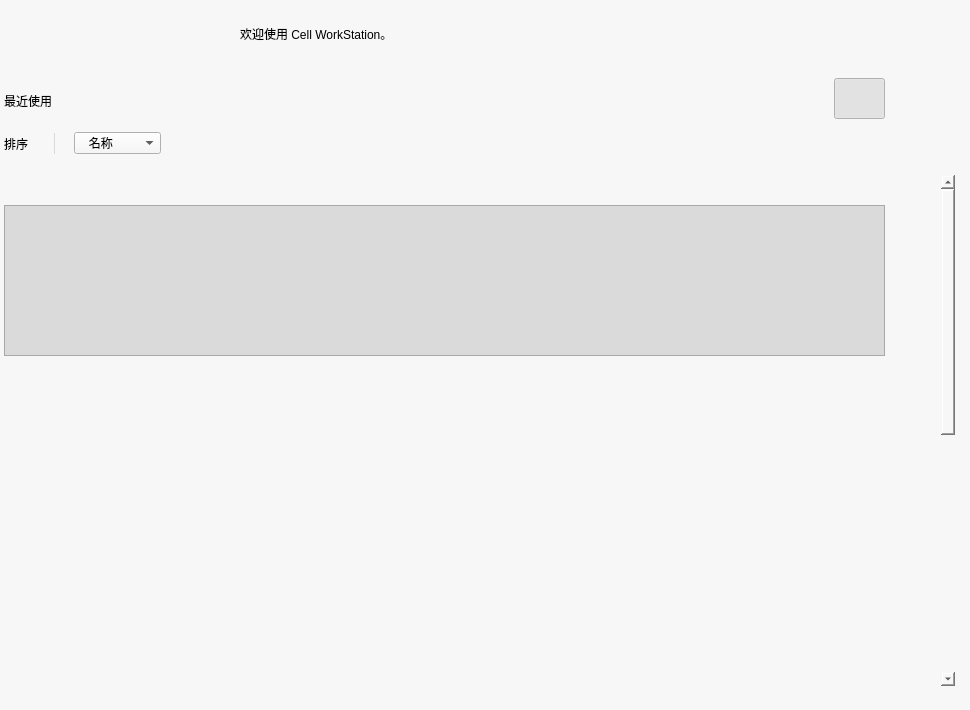
<?xml version="1.0" encoding="UTF-8"?>
<ui version="4.0">
 <class>HomePageWidget</class>
 <widget class="QWidget" name="HomePageWidget">
  <property name="geometry">
   <rect>
    <x>0</x>
    <y>0</y>
    <width>970</width>
    <height>710</height>
   </rect>
  </property>
  <property name="windowTitle">
   <string>Form</string>
  </property>
  <property name="styleSheet">
   <string notr="true">background-color: rgb(247, 247, 247);</string>
  </property>
  <widget class="QLabel" name="label_recentPJ">
   <property name="geometry">
    <rect>
     <x>4</x>
     <y>85</y>
     <width>131</width>
     <height>31</height>
    </rect>
   </property>
   <property name="text">
    <string>最近使用</string>
   </property>
  </widget>
  <widget class="QPushButton" name="Btn_grid">
   <property name="geometry">
    <rect>
     <x>834</x>
     <y>78</y>
     <width>51</width>
     <height>41</height>
    </rect>
   </property>
   <property name="styleSheet">
    <string notr="true">border-image: url(:/images/Share/images/MainWindowGrid2.png);</string>
   </property>
   <property name="text">
    <string/>
   </property>
   <property name="checkable">
    <bool>true</bool>
   </property>
   <property name="checked">
    <bool>true</bool>
   </property>
   <property name="flat">
    <bool>true</bool>
   </property>
  </widget>
  <widget class="QPushButton" name="Btn_list">
   <property name="geometry">
    <rect>
     <x>904</x>
     <y>78</y>
     <width>51</width>
     <height>41</height>
    </rect>
   </property>
   <property name="styleSheet">
    <string notr="true">border-image: url(:/images/Share/images/MainWindowList1.png);</string>
   </property>
   <property name="text">
    <string/>
   </property>
   <property name="checkable">
    <bool>true</bool>
   </property>
   <property name="flat">
    <bool>true</bool>
   </property>
  </widget>
  <widget class="QLabel" name="label_sort">
   <property name="geometry">
    <rect>
     <x>4</x>
     <y>128</y>
     <width>51</width>
     <height>31</height>
    </rect>
   </property>
   <property name="text">
    <string>排序</string>
   </property>
  </widget>
  <widget class="Line" name="line">
   <property name="geometry">
    <rect>
     <x>44</x>
     <y>133</y>
     <width>20</width>
     <height>21</height>
    </rect>
   </property>
   <property name="styleSheet">
    <string notr="true">color: rgb(218, 218, 218);</string>
   </property>
   <property name="frameShadow">
    <enum>QFrame::Plain</enum>
   </property>
   <property name="orientation">
    <enum>Qt::Vertical</enum>
   </property>
  </widget>
  <widget class="QComboBox" name="comboBox_sort">
   <property name="geometry">
    <rect>
     <x>74</x>
     <y>132</y>
     <width>87</width>
     <height>22</height>
    </rect>
   </property>
   <item>
    <property name="text">
     <string>   名称</string>
    </property>
   </item>
  </widget>
  <widget class="QScrollArea" name="main_scrollArea">
   <property name="geometry">
    <rect>
     <x>4</x>
     <y>175</y>
     <width>951</width>
     <height>511</height>
    </rect>
   </property>
   <property name="frameShape">
    <enum>QFrame::NoFrame</enum>
   </property>
   <property name="frameShadow">
    <enum>QFrame::Plain</enum>
   </property>
   <property name="horizontalScrollBarPolicy">
    <enum>Qt::ScrollBarAlwaysOff</enum>
   </property>
   <property name="widgetResizable">
    <bool>true</bool>
   </property>
   <widget class="QWidget" name="scrollAreaWidgetContents_3">
    <property name="geometry">
     <rect>
      <x>0</x>
      <y>0</y>
      <width>951</width>
      <height>1000</height>
     </rect>
    </property>
    <property name="minimumSize">
     <size>
      <width>951</width>
      <height>1000</height>
     </size>
    </property>
    <widget class="QFrame" name="frame">
     <property name="geometry">
      <rect>
       <x>0</x>
       <y>30</y>
       <width>881</width>
       <height>151</height>
      </rect>
     </property>
     <property name="styleSheet">
      <string notr="true">background-color: rgb(218, 218, 218);</string>
     </property>
     <property name="frameShape">
      <enum>QFrame::StyledPanel</enum>
     </property>
     <property name="frameShadow">
      <enum>QFrame::Raised</enum>
     </property>
    </widget>
   </widget>
  </widget>
  <widget class="QLabel" name="label_welcome">
   <property name="geometry">
    <rect>
     <x>240</x>
     <y>3</y>
     <width>521</width>
     <height>61</height>
    </rect>
   </property>
   <property name="text">
    <string>欢迎使用 Cell WorkStation。</string>
   </property>
  </widget>
 </widget>
 <resources/>
 <connections/>
</ui>
